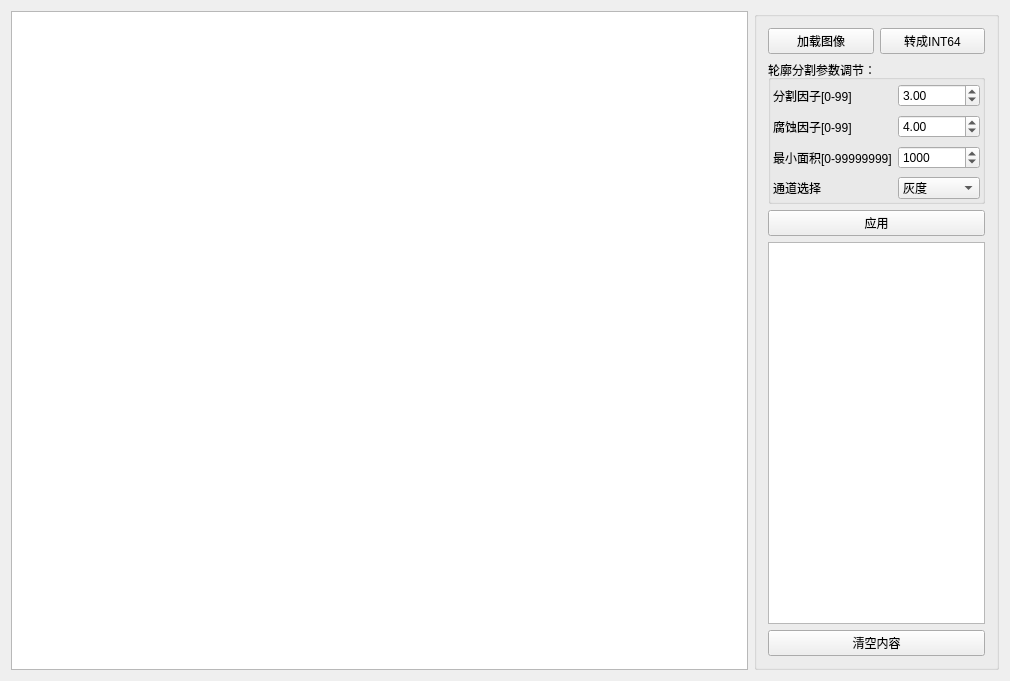
<?xml version="1.0" encoding="UTF-8"?>
<ui version="4.0">
 <class>Widget</class>
 <widget class="QWidget" name="Widget">
  <property name="geometry">
   <rect>
    <x>0</x>
    <y>0</y>
    <width>1010</width>
    <height>681</height>
   </rect>
  </property>
  <property name="windowTitle">
   <string>Widget</string>
  </property>
  <layout class="QHBoxLayout" name="horizontalLayout" stretch="3,1">
   <item>
    <widget class="GraphicsView" name="graphicsView"/>
   </item>
   <item>
    <widget class="QGroupBox" name="groupBox">
     <property name="title">
      <string/>
     </property>
     <layout class="QVBoxLayout" name="verticalLayout">
      <item>
       <layout class="QHBoxLayout" name="horizontalLayout_2">
        <item>
         <widget class="QPushButton" name="pushButtonLoad">
          <property name="text">
           <string>加载图像</string>
          </property>
         </widget>
        </item>
        <item>
         <widget class="QPushButton" name="pushButtonToINT64">
          <property name="text">
           <string>转成INT64</string>
          </property>
         </widget>
        </item>
       </layout>
      </item>
      <item>
       <widget class="QGroupBox" name="groupBox_2">
        <property name="title">
         <string>轮廓分割参数调节：</string>
        </property>
        <layout class="QHBoxLayout" name="horizontalLayout_4">
         <property name="spacing">
          <number>2</number>
         </property>
         <property name="leftMargin">
          <number>2</number>
         </property>
         <property name="topMargin">
          <number>4</number>
         </property>
         <property name="rightMargin">
          <number>2</number>
         </property>
         <property name="bottomMargin">
          <number>2</number>
         </property>
         <item>
          <layout class="QGridLayout" name="gridLayout">
           <property name="verticalSpacing">
            <number>8</number>
           </property>
           <item row="1" column="1">
            <widget class="QDoubleSpinBox" name="doubleSpinBoxErosion">
             <property name="value">
              <double>4.000000000000000</double>
             </property>
            </widget>
           </item>
           <item row="0" column="1">
            <widget class="QDoubleSpinBox" name="doubleSpinBoxSegma">
             <property name="value">
              <double>3.000000000000000</double>
             </property>
            </widget>
           </item>
           <item row="2" column="0">
            <widget class="QLabel" name="label_3">
             <property name="text">
              <string>最小面积[0-99999999]</string>
             </property>
            </widget>
           </item>
           <item row="1" column="0">
            <widget class="QLabel" name="label_2">
             <property name="text">
              <string>腐蚀因子[0-99]</string>
             </property>
            </widget>
           </item>
           <item row="2" column="1">
            <widget class="QSpinBox" name="spinBoxMinArea">
             <property name="maximum">
              <number>99999999</number>
             </property>
             <property name="value">
              <number>1000</number>
             </property>
            </widget>
           </item>
           <item row="0" column="0">
            <widget class="QLabel" name="label_1">
             <property name="text">
              <string>分割因子[0-99]</string>
             </property>
            </widget>
           </item>
           <item row="3" column="0">
            <widget class="QLabel" name="label_4">
             <property name="text">
              <string>通道选择</string>
             </property>
            </widget>
           </item>
           <item row="3" column="1">
            <widget class="QComboBox" name="comboBoxChannel">
             <item>
              <property name="text">
               <string>灰度</string>
              </property>
             </item>
             <item>
              <property name="text">
               <string>红色</string>
              </property>
             </item>
             <item>
              <property name="text">
               <string>绿色</string>
              </property>
             </item>
             <item>
              <property name="text">
               <string>蓝色</string>
              </property>
             </item>
            </widget>
           </item>
          </layout>
         </item>
        </layout>
       </widget>
      </item>
      <item>
       <widget class="QPushButton" name="pushButtonApply">
        <property name="text">
         <string>应用</string>
        </property>
       </widget>
      </item>
      <item>
       <widget class="QTextEdit" name="textEdit"/>
      </item>
      <item>
       <widget class="QPushButton" name="pushButtonClear">
        <property name="text">
         <string>清空内容</string>
        </property>
       </widget>
      </item>
     </layout>
    </widget>
   </item>
  </layout>
 </widget>
 <layoutdefault spacing="6" margin="11"/>
 <customwidgets>
  <customwidget>
   <class>GraphicsView</class>
   <extends>QGraphicsView</extends>
   <header>graphicsview.h</header>
  </customwidget>
 </customwidgets>
 <resources/>
 <connections/>
</ui>
